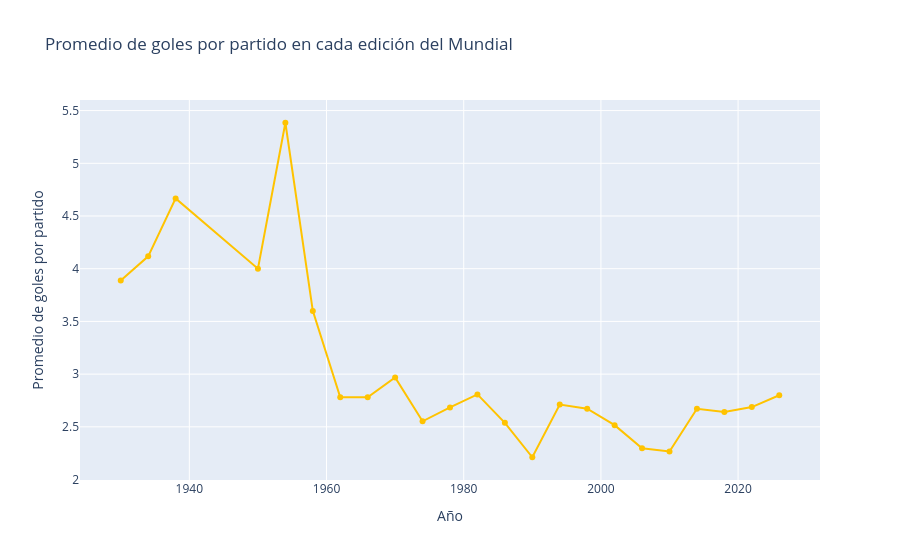

Here is the notebook cell this chart was saved with:
### Markdown cell above
## ¿En qué Mundial se metieron más goles por partido?

### Code cell
viz.evolucion_goles_por_edicion().show()

### Figure 1 — Plotly figure (JSON) as saved in the notebook; plotly's stock layout.template omitted (floating-point values rounded to 4 significant figures)
{"data": [{"hovertemplate": "Año=%{x}<br>Promedio de goles por partido=%{y}<extra></extra>", "legendgroup": "", "line": {"color": "#FFC300", "dash": "solid"}, "marker": {"symbol": "circle"}, "mode": "lines+markers", "name": "", "orientation": "v", "showlegend": false, "type": "scatter", "x": [1930, 1934, 1938, 1950, 1954, 1958, 1962, 1966, 1970, 1974, 1978, 1982, 1986, 1990, 1994, 1998, 2002, 2006, 2010, 2014, 2018, 2022, 2026], "xaxis": "x", "y": [3.889, 4.118, 4.667, 4.0, 5.385, 3.6, 2.781, 2.781, 2.969, 2.553, 2.684, 2.808, 2.538, 2.212, 2.712, 2.672, 2.516, 2.297, 2.266, 2.672, 2.641, 2.688, 2.8], "yaxis": "y"}], "layout": {"legend": {"tracegroupgap": 0}, "title": {"text": "Promedio de goles por partido en cada edición del Mundial"}, "xaxis": {"anchor": "y", "domain": [0.0, 1.0], "title": {"text": "Año"}}, "yaxis": {"anchor": "x", "domain": [0.0, 1.0], "title": {"text": "Promedio de goles por partido"}}}}
